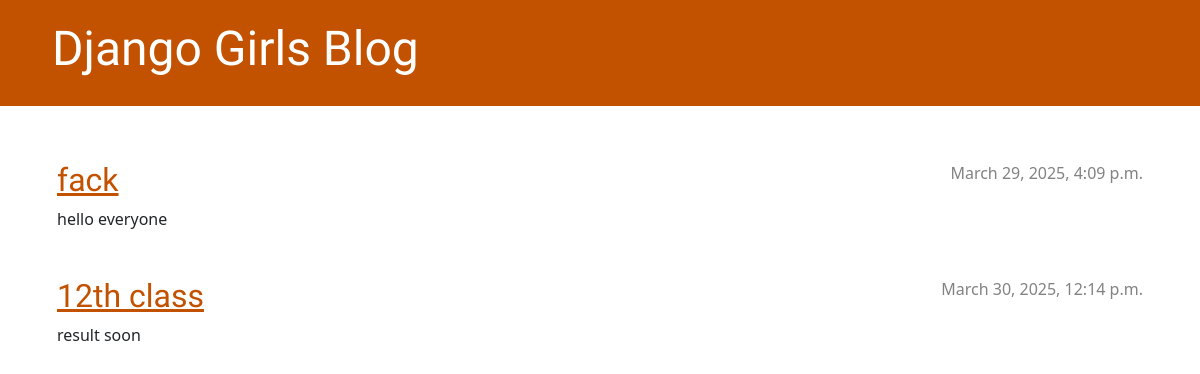
Before: / with the older database file.
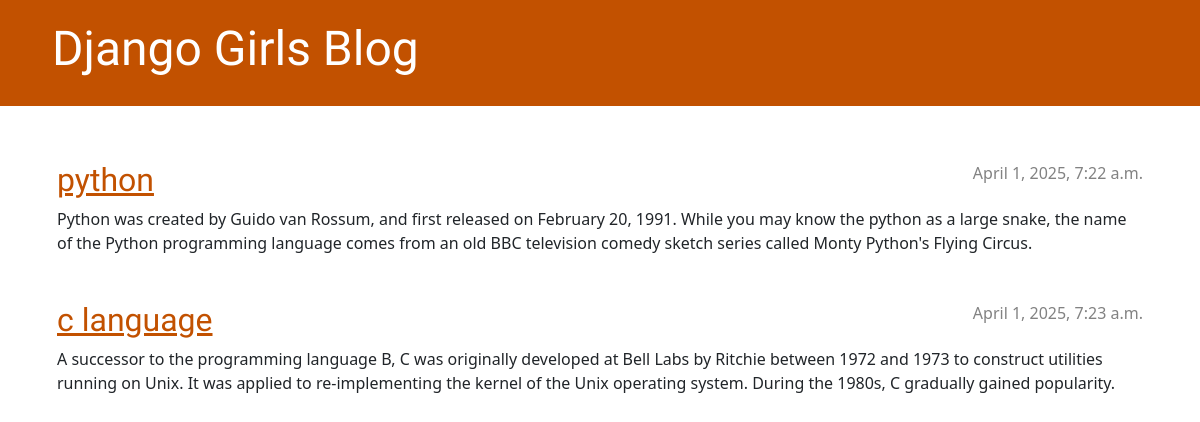
After: the same page with the newer database file.
### blog/models.py (models this page shows, shortened)
class Post(models.Model):
    author = models.ForeignKey(settings.AUTH_USER_MODEL, on_delete=models.CASCADE)
    title = models.CharField(max_length=200)
    text = models.TextField()
    created_date = models.DateTimeField(default=timezone.now)
    published_date = models.DateTimeField(blank=True, null=True)

### blog/views.py (the view)
# urls.py: path('', views.post_list, name='post_list'),
def post_list(request):
    posts = Post.objects.filter(published_date__lte=timezone.now()).order_by('published_date')
    return render(request, 'blog/index.html', {'posts': posts})

### blog/templates/blog/index.html
{% extends 'blog/base.html' %}
{% block content %}
    {% for post in posts %}
        <article class="post">
            <time class="date">
                {{ post.published_date }}
            </time>
            <h2><a href="{% url 'post_detail' pk=post.pk %}">{{ post.title }}</a></h2>
            <p>{{ post.text|linebreaksbr }}</p>
        </article>
    {% endfor %}
{% endblock %}

### blog/templates/blog/base.html (shortened to what this page needs)
{% load static %}
<!DOCTYPE html>
<html>
    <head>
        <link rel="stylesheet" href="https://cdn.jsdelivr.net/npm/bootstrap@5.3.3/dist/css/bootstrap.min.css">
        <link rel="stylesheet" href="{% static 'css/blog.css' %}">
    </head>
        <body>
            <header class="page-header">
              <div class="container">
                  <h1><a href="/">Django Girls Blog</a></h1>
              </div>
            </header>
            <main class="container">
                <div class="row">
                    <div class="col">
                    {% block content %}
                    {% endblock %}
                    </div>
                </div>
            </main>
        </body>
</html>

### blog/static/css/blog.css (style rules this page uses)
.page-header { background-color: #C25100; margin-top: 0; margin-bottom: 40px; padding: 20px 20px 20px 40px; }
.page-header h1, .page-header h1 a, .page-header h1 a:visited, .page-header h1 a:active { color: #ffffff; font-size: 36pt; text-decoration: none; }
h1, h2, h3, h4 { font-family: 'Lobster', cursive; }
.date { color: #828282; }
.post { padding: 15px; }
.post h2 a, .post h2 a:visited { color: #C25100; }
.post > .date, .post > .actions { float: right; }

Changed rows visible on the page:
removed Post: published_date "March 29, 2025, 4:09 p.m.", title "fack", text "hello everyone"
removed Post: published_date "March 30, 2025, 12:14 p.m.", title "12th class", text "result soon"
added Post: published_date "April 1, 2025, 7:22 a.m.", title "python", text "Python was created by Guido van Rossum, and first released on February 20, 1991. While you may know the python as a large snake, the name of the Python programming language comes from an old BBC television comedy sketch series called Monty Python's Flying Circus."
added Post: published_date "April 1, 2025, 7:23 a.m.", title "c language", text "A successor to the programming language B, C was originally developed at Bell Labs by Ritchie between 1972 and 1973 to construct utilities running on Unix. It was applied to re-implementing the kernel of the Unix operating system. During the 1980s, C gradually gained popularity."
